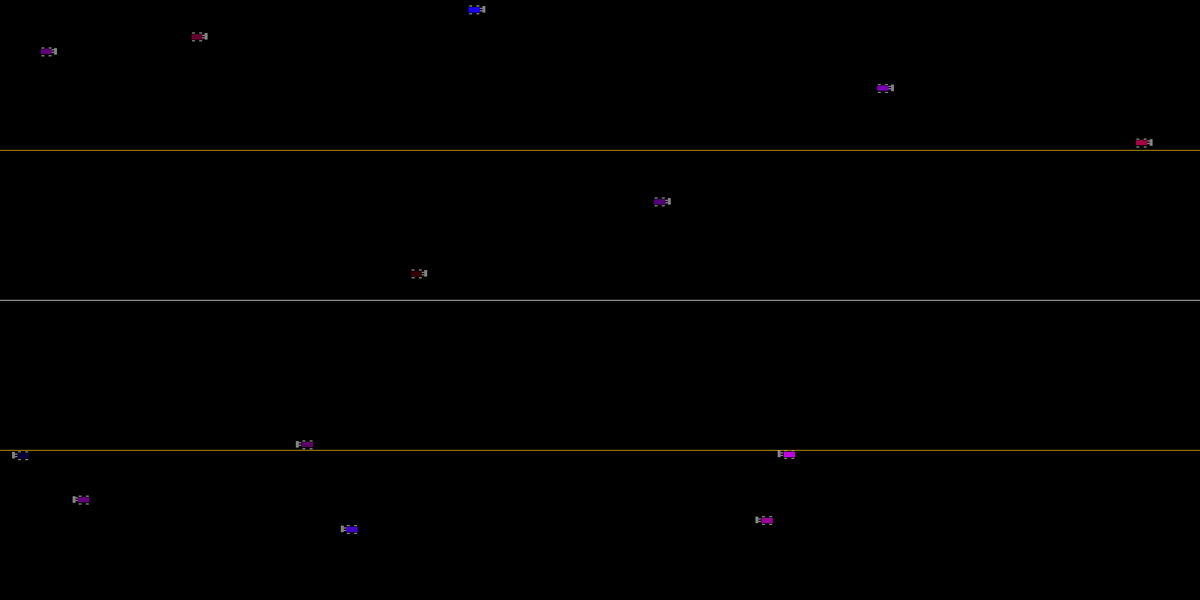
Frame 1 (no input)
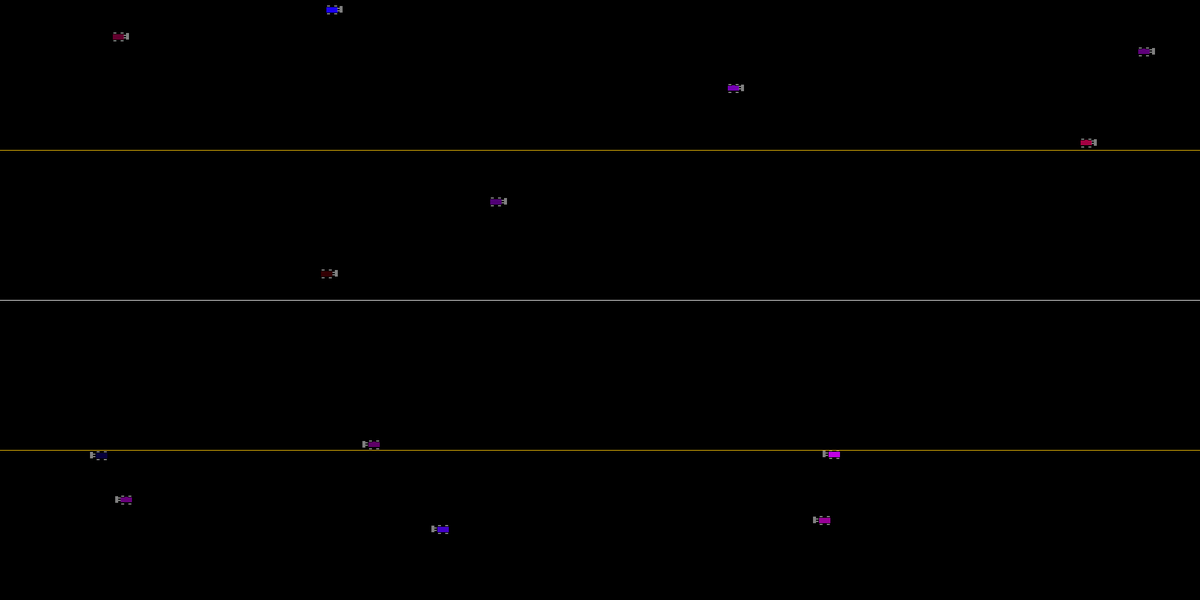
Frame 60 (the mouse pressed at the canvas centre just before this capture)
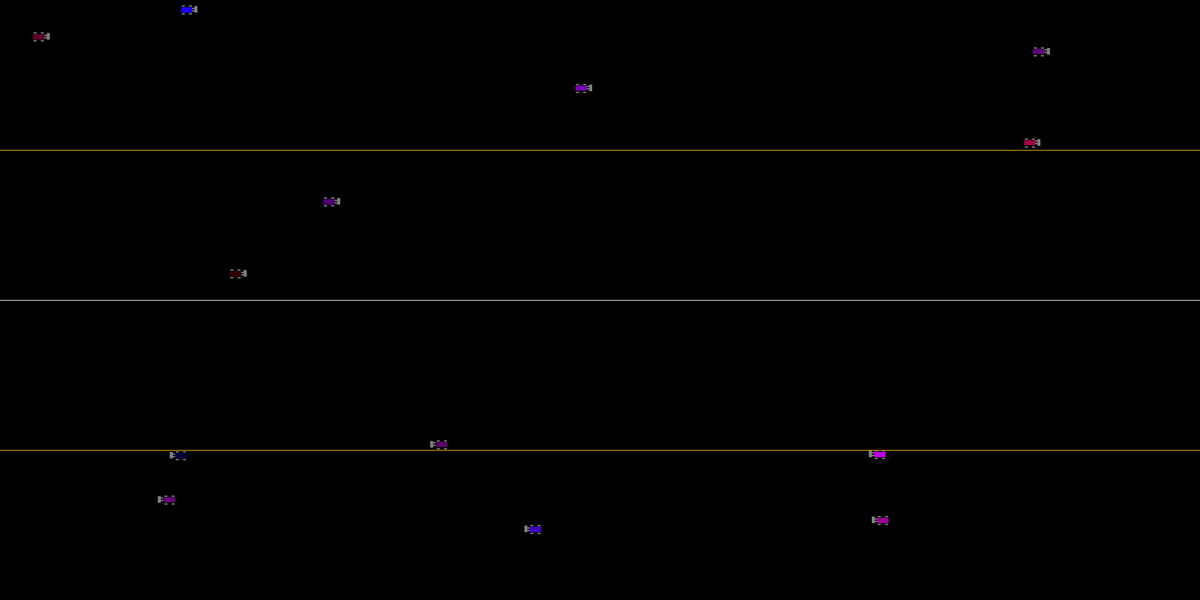
Frame 120 (the mouse held since frame 60 and released just before this capture)

The Processing sketch that drew these frames (run headless with seeded random() and noise(); from frame 60 on, the mouse is pressed at the canvas centre):

// Processing sketch: NEWcarsAssingment
// ── NEWcarsAssingment.pde
// Maxim Dobrovisnky | 24 oct 2022 | Cars App
Car[] cars = new Car[13];

void setup() {
  noSmooth();
  frameRate(60);
  clear();
  size(2000, 1000);
  for (int i=0; i<cars.length; i++) {
    cars[i]=new Car();
  }
}

void draw() {
  background(0);
  for (int i=0; i<cars.length; i++) {
    cars[i].display();
    cars[i].drive();
  }
}

// ── car_program.pde
class Car {
  color c;
  float xpos, ypos, xspeed;

  Car() {
    c=color(random(255), random(0), random(255));
    xpos= random(width);
    ypos=random(height);
    //xspeed= random(-3, 5);
    if (ypos>height/2) {
      xspeed=random(1, 5);
    } else if (ypos<height/2) {
      xspeed=random(-5, -1);
    }
  }

  void display() {
    stroke(#FAC608);
    line(0, height/4, 6000, height/4);
    line(0, 750, 6000, 750);
    stroke(255);
    line(0, height/2, 6000, height/2);
    stroke(0);
    rectMode(CENTER);
    fill(c);
    rect(xpos, ypos, 20, 10);
    fill(127);
    rect(xpos-6, ypos-6, 6, 3);
    rect(xpos-6, ypos+7, 6, 3);
    rect(xpos+6, ypos-6, 6, 3);
    rect(xpos+6, ypos+7, 6, 3);
    noStroke();
    if (xspeed>0) {
      rect(xpos-12, ypos-2, 5, 2);
      rect(xpos-12, ypos+2, 5, 2);
      rect(xpos-16, ypos+0, 5, 11);
    } else if (xspeed<0) {
      rect(xpos+12, ypos+2, 5, 2);
      rect(xpos+12, ypos-2, 5, 2);
      rect(xpos+16, ypos+0, 5, 11);
    }
  }

  void drive() {
    xpos=xpos+xspeed;
    if (xpos>width) {
      xpos=0;
    } else if (xpos<0) {
      xpos = width;
    }
  }
}
